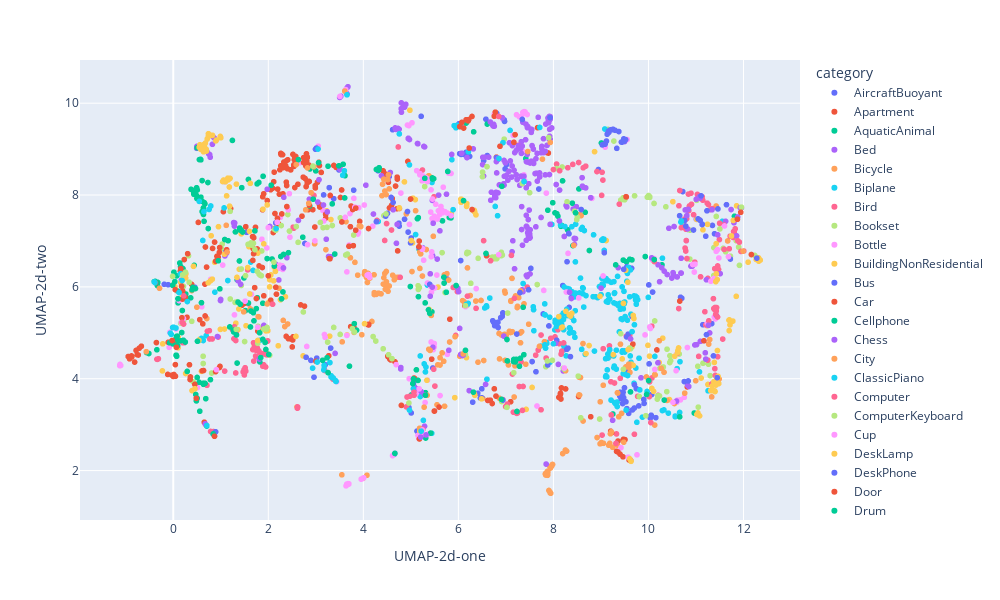

Write notebook code for a chart like this one.
### Code cell
# show scatter plot of 2D obtained by UMAP for all classes
fig = px.scatter(test_db_results, x="UMAP-2d-one", y="UMAP-2d-two",  log_x=False, color="category", width=1000, height=600)
fig.show()
